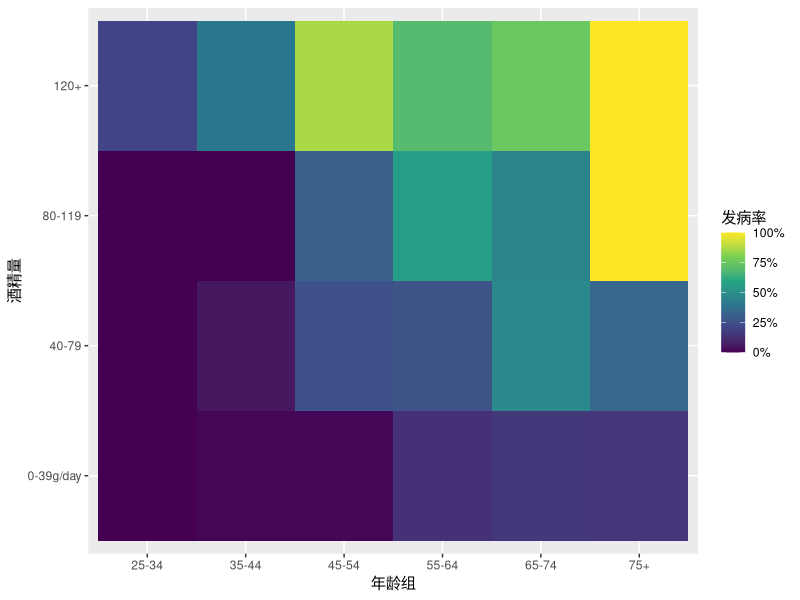

Reproduce this figure in R.
## ---- chunk 1
#| label: tbl-esoph
#| tbl-cap: "食道癌研究数据（部分）"
#| echo: false

knitr::kable(head(esoph), col.names = c("年龄组", "酒精量", "烟草量", "实验组", "控制组"))
## ---- chunk 2
xtabs(data = esoph, cbind(ncases, ncontrols) ~ agegp + alcgp)
## ---- chunk 3
#| label: fig-esoph
#| fig-cap: "食道癌发病率与年龄组、酒精量的关系"
#| fig-showtext: true
#| fig-width: 5
#| fig-height: 3.5
#| echo: false

library(ggplot2)
aggregate(cbind(ncases, ncontrols) ~ agegp + alcgp, data = esoph, sum) |>
  ggplot(aes(x = agegp, y = alcgp, fill = ncases / (ncases + ncontrols))) +
  scale_fill_viridis_c(labels = scales::percent) +
  geom_tile() +
  labs(x = "年龄组", y = "酒精量", fill = "发病率")
## ---- chunk 4
fit_glm_esoph <- glm(cbind(ncases, ncontrols) ~ agegp + tobgp * alcgp,
  data = esoph, family = binomial(link = "logit")
)
## ---- chunk 5
summary(fit_glm_esoph)
## ---- chunk 6
#| label: tbl-glm-esoph
#| tbl-cap: "广义线性模型各个参数的估计结果"
#| echo: false

knitr::kable(broom::tidy(fit_glm_esoph), align = "lrrrr")
